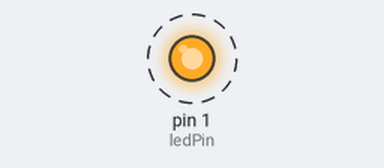
Simulated run of this sketch. Board: Arduino Uno, built with avr-gcc and run on an emulated ATmega328P. Shown: output pins drawn as LEDs (lit = HIGH). Dashed ring = blinking.

Above: at 0.2 s.
Timing chart, 0 to 4.6 s (numbered marks = the images above):
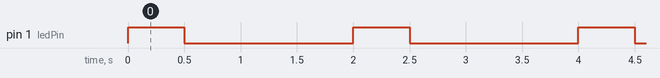

The sketch:

example1-control.ino
```cpp
const int ledPin= 1 ;
void setup() {
  pinMode(ledPin, OUTPUT);
}

void loop() {
  digitalWrite(ledPin, HIGH);
  delay(500);
  digitalWrite(ledPin, LOW);
  delay(1500);
}
```

Measured:
- by itself, pin 1 (ledPin): alternates HIGH for 0.50 s and LOW for 1.5 s
